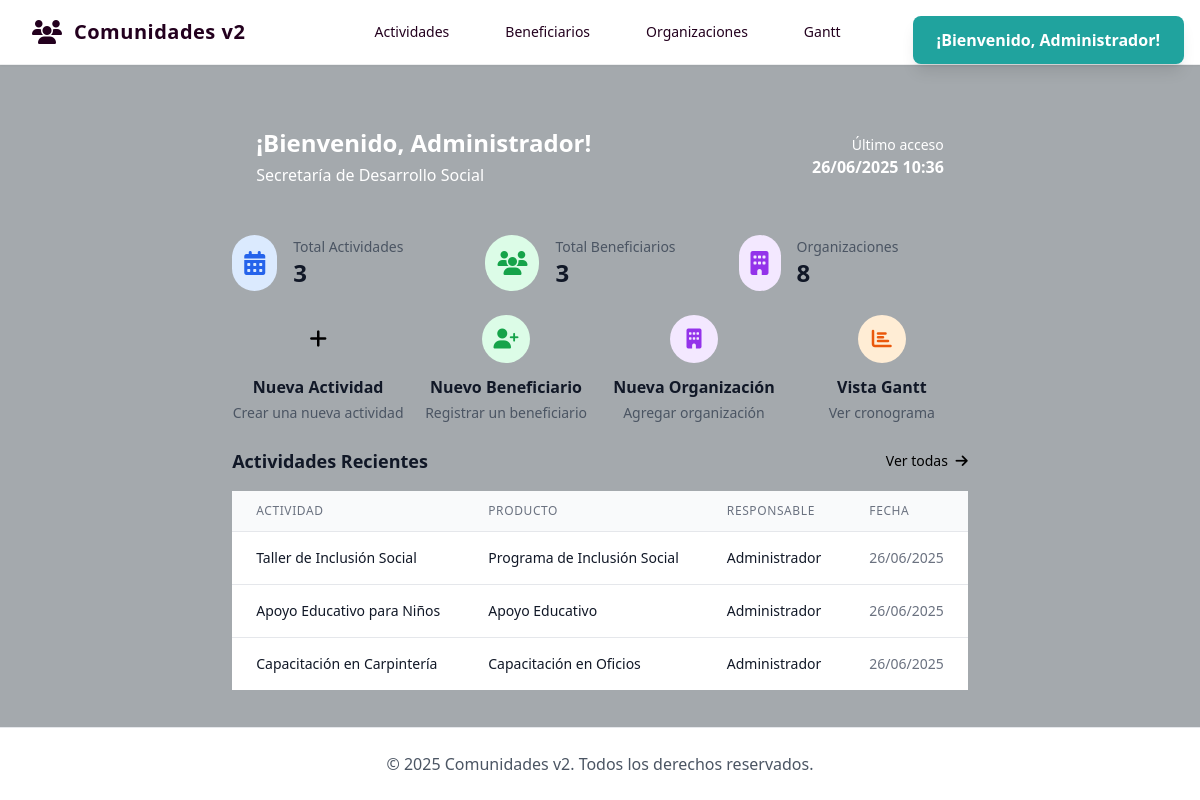
/ (signed in), run on the app's committed database.
### tables this page shows
CREATE TABLE usuarios (
    id INT AUTO_INCREMENT PRIMARY KEY,
    organizacion_id INT NULL,
    nombre VARCHAR(100) NOT NULL,
    email VARCHAR(100) NOT NULL UNIQUE,
    password VARCHAR(255) NOT NULL,
    apellido_paterno VARCHAR(100),
    apellido_materno VARCHAR(100),
    puesto VARCHAR(150),
    telefono VARCHAR(20),
    foto_perfil VARCHAR(255),
    activo BOOLEAN DEFAULT true,
    created_at TIMESTAMP DEFAULT CURRENT_TIMESTAMP,
    updated_at TIMESTAMP DEFAULT CURRENT_TIMESTAMP ON UPDATE CURRENT_TIMESTAMP,
    FOREIGN KEY (organizacion_id) REFERENCES organizaciones (id) ON DELETE SET NULL
);

CREATE TABLE organizaciones (
    id INT AUTO_INCREMENT PRIMARY KEY,
    nombre VARCHAR(255) NOT NULL UNIQUE,
    created_at TIMESTAMP DEFAULT CURRENT_TIMESTAMP,
    updated_at TIMESTAMP DEFAULT CURRENT_TIMESTAMP ON UPDATE CURRENT_TIMESTAMP
);

CREATE TABLE actividades (
    id INT AUTO_INCREMENT PRIMARY KEY,
    producto_id INT NOT NULL,
    nombre VARCHAR(255) NOT NULL,
    descripcion TEXT,
    tipo_actividad_id INT,
    tipo_poblacion_id INT,
    estado_actividad_id INT,
    fecha_inicio DATETIME,
    fecha_fin DATETIME,
    lugar VARCHAR(255),
    responsable_id INT,
    responsable_registro_id INT,
    modalidad VARCHAR(50),
    estatus VARCHAR(50) DEFAULT 'Programada',
    meta TEXT,
    indicador TEXT,
    poligono_id INT,
    grupo VARCHAR(100),
    cantidad_sesiones INT,
    calle VARCHAR(255),
    numero_casa VARCHAR(50),
    colonia VARCHAR(255),
    entre_calles VARCHAR(255),
    google_maps TEXT,
    latitud DECIMAL(10, 7),
    longitud DECIMAL(10, 7),
    observaciones TEXT,
    created_at TIMESTAMP DEFAULT CURRENT_TIMESTAMP,
    updated_at TIMESTAMP DEFAULT CURRENT_TIMESTAMP ON UPDATE CURRENT_TIMESTAMP,
    FOREIGN KEY (producto_id) REFERENCES productos (id) ON DELETE CASCADE,
    FOREIGN KEY (responsable_id) REFERENCES usuarios (id) ON DELETE SET NULL,
    FOREIGN KEY (responsable_registro_id) REFERENCES usuarios (id) ON DELETE SET NULL,
    FOREIGN KEY (poligono_id) REFERENCES poligonos (id),
    FOREIGN KEY (tipo_actividad_id) REFERENCES tipos_actividad (id),
    FOREIGN KEY (tipo_poblacion_id) REFERENCES tipos_poblacion (id),
    FOREIGN KEY (estado_actividad_id) REFERENCES estados_actividad (id)
);

CREATE TABLE productos (
    id INT AUTO_INCREMENT PRIMARY KEY,
    componente_id INT NOT NULL,
    tipo_producto VARCHAR(100),
    nombre VARCHAR(255) NOT NULL,
    descripcion TEXT,
    created_at TIMESTAMP DEFAULT CURRENT_TIMESTAMP,
    updated_at TIMESTAMP DEFAULT CURRENT_TIMESTAMP ON UPDATE CURRENT_TIMESTAMP,
    FOREIGN KEY (componente_id) REFERENCES componentes (id) ON DELETE CASCADE
);

### includes/config.php (called while the page is built, shortened)
<?php
function getDBConnection()
{
    try {
        $dsn = "mysql:host=" . DB_HOST . ";dbname=" . DB_NAME . ";charset=" . DB_CHARSET;
        $pdo = new PDO($dsn, DB_USER, DB_PASS);
        $pdo->setAttribute(PDO::ATTR_ERRMODE, PDO::ERRMODE_EXCEPTION);
        $pdo->setAttribute(PDO::ATTR_DEFAULT_FETCH_MODE, PDO::FETCH_ASSOC);
        return $pdo;
    } catch (PDOException $e) {
        die("Error de conexión: " . $e->getMessage());
    }
}
function isAuthenticated()
{
    return isset($_SESSION['user_id']) && !empty($_SESSION['user_id']);
}
function getCurrentUser()
{
    try {
        $pdo = getDBConnection();
        $stmt = $pdo->prepare("
            SELECT u.*, o.nombre as organizacion_nombre
            FROM usuarios u
            LEFT JOIN organizaciones o ON u.organizacion_id = o.id
            WHERE u.id = ? AND u.activo = 1
        ");
        $stmt->execute([$_SESSION['user_id']]);
        return $stmt->fetch();
    } catch (PDOException $e) {
        return null;
    }
}
function getFlashMessage()
{
    if (isset($_SESSION['flash_message'])) {
        $message = $_SESSION['flash_message'];
        return $message;
    }
    return null;
}

### index.php (the view, shortened to what this page needs)
<?php
require_once 'includes/header.php';
$user = getCurrentUser();
try {
    $pdo = getDBConnection();
    $stmt = $pdo->query("SELECT COUNT(*) as total FROM actividades");
    $total_actividades = $stmt->fetch()['total'];
    $stmt = $pdo->query("SELECT COUNT(*) as total FROM beneficiarios");
    $total_beneficiarios = $stmt->fetch()['total'];
    $stmt = $pdo->query("SELECT COUNT(*) as total FROM organizaciones");
    $total_organizaciones = $stmt->fetch()['total'];
    $stmt = $pdo->query("
        SELECT a.*, p.nombre as producto_nombre, u.nombre as responsable_nombre
        FROM actividades a
        LEFT JOIN productos p ON a.producto_id = p.id
        LEFT JOIN usuarios u ON a.responsable_id = u.id
        ORDER BY a.created_at DESC
        LIMIT 5
    ");
    $actividades_recientes = $stmt->fetchAll();
} catch (PDOException $e) {
    $total_actividades = 0;
    $total_beneficiarios = 0;
    $total_organizaciones = 0;
    $actividades_recientes = [];
}
?>
<div class="space-y-6">
    <div class="bg-gradient-to-r from-primary-600 to-primary-700 rounded-lg p-6 text-white">
        <div class="flex items-center justify-between">
            <div>
                <h1 class="text-2xl font-bold">¡Bienvenido, <?php echo htmlspecialchars($user['nombre']); ?>!</h1>
                <p class="text-primary-100 mt-1">
                    <?php echo htmlspecialchars($user['organizacion_nombre'] ?? 'Sin organización asignada'); ?>
                </p>
            </div>
            <div class="text-right">
                <p class="text-sm text-primary-100">Último acceso</p>
                <p class="font-semibold"><?php echo date('d/m/Y H:i'); ?></p>
            </div>
        </div>
    </div>
    <div class="grid grid-cols-1 md:grid-cols-3 gap-6">
        <div class="card">
            <div class="flex items-center">
                <div class="p-3 rounded-full bg-blue-100 text-blue-600">
                    <i class="fas fa-calendar-alt text-2xl"></i>
                </div>
                <div class="ml-4">
                    <p class="text-sm font-medium text-gray-600">Total Actividades</p>
                    <p class="text-2xl font-semibold text-gray-900"><?php echo number_format($total_actividades); ?></p>
                </div>
            </div>
        </div>
        <div class="card">
            <div class="flex items-center">
                <div class="p-3 rounded-full bg-green-100 text-green-600">
                    <i class="fas fa-users text-2xl"></i>
                </div>
                <div class="ml-4">
                    <p class="text-sm font-medium text-gray-600">Total Beneficiarios</p>
                    <p class="text-2xl font-semibold text-gray-900"><?php echo number_format($total_beneficiarios); ?></p>
                </div>
            </div>
        </div>
        <div class="card">
            <div class="flex items-center">
                <div class="p-3 rounded-full bg-purple-100 text-purple-600">
                    <i class="fas fa-building text-2xl"></i>
                </div>
                <div class="ml-4">
                    <p class="text-sm font-medium text-gray-600">Organizaciones</p>
                    <p class="text-2xl font-semibold text-gray-900"><?php echo number_format($total_organizaciones); ?></p>
                </div>
            </div>
        </div>
    </div>
    <div class="grid grid-cols-1 md:grid-cols-2 lg:grid-cols-4 gap-4">
        <a href="/actividades/create.php" class="card hover:shadow-lg transition-shadow duration-200">
            <div class="text-center">
                <div class="mx-auto w-12 h-12 bg-primary-100 rounded-full flex items-center justify-center mb-3">
                    <i class="fas fa-plus text-primary-600 text-xl"></i>
                </div>
                <h3 class="font-semibold text-gray-900">Nueva Actividad</h3>
                <p class="text-sm text-gray-600 mt-1">Crear una nueva actividad</p>
            </div>
        </a>
        <a href="/beneficiarios/create.php" class="card hover:shadow-lg transition-shadow duration-200">
            <div class="text-center">
                <div class="mx-auto w-12 h-12 bg-green-100 rounded-full flex items-center justify-center mb-3">
                    <i class="fas fa-user-plus text-green-600 text-xl"></i>
                </div>
                <h3 class="font-semibold text-gray-900">Nuevo Beneficiario</h3>
                <p class="text-sm text-gray-600 mt-1">Registrar un beneficiario</p>
            </div>
        </a>
        <a href="/organizaciones/create.php" class="card hover:shadow-lg transition-shadow duration-200">
            <div class="text-center">
                <div class="mx-auto w-12 h-12 bg-purple-100 rounded-full flex items-center justify-center mb-3">
                    <i class="fas fa-building text-purple-600 text-xl"></i>
                </div>
                <h3 class="font-semibold text-gray-900">Nueva Organización</h3>
                <p class="text-sm text-gray-600 mt-1">Agregar organización</p>
            </div>
        </a>
        <a href="/gantt.php" class="card hover:shadow-lg transition-shadow duration-200">
            <div class="text-center">
                <div class="mx-auto w-12 h-12 bg-orange-100 rounded-full flex items-center justify-center mb-3">
                    <i class="fas fa-chart-bar text-orange-600 text-xl"></i>
                </div>
                <h3 class="font-semibold text-gray-900">Vista Gantt</h3>
                <p class="text-sm text-gray-600 mt-1">Ver cronograma</p>
            </div>
        </a>
    </div>
    <div class="card">
        <div class="flex items-center justify-between mb-4">
            <h2 class="text-lg font-semibold text-gray-900">Actividades Recientes</h2>
            <a href="/actividades/" class="text-sm text-primary-600 hover:text-primary-500">
                Ver todas <i class="fas fa-arrow-right ml-1"></i>
            </a>
        </div>
        <?php if (empty($actividades_recientes)): ?>
            <div class="text-center py-8">
                <i class="fas fa-calendar-times text-gray-400 text-4xl mb-3"></i>
                <p class="text-gray-500">No hay actividades registradas</p>
            </div>
        <?php else: ?>
            <div class="overflow-x-auto">
                <table class="min-w-full divide-y divide-gray-200">
                    <thead class="bg-gray-50">
                        <tr>
                            <th class="px-6 py-3 text-left text-xs font-medium text-gray-500 uppercase tracking-wider">
                                Actividad
                            </th>
                            <th class="px-6 py-3 text-left text-xs font-medium text-gray-500 uppercase tracking-wider">
                                Producto
                            </th>
                            <th class="px-6 py-3 text-left text-xs font-medium text-gray-500 uppercase tracking-wider">
                                Responsable
                            </th>
                            <th class="px-6 py-3 text-left text-xs font-medium text-gray-500 uppercase tracking-wider">
                                Fecha
                            </th>
                        </tr>
                    </thead>
                    <tbody class="bg-white divide-y divide-gray-200">
                        <?php foreach ($actividades_recientes as $actividad): ?>
                            <tr class="hover:bg-gray-50">
                                <td class="px-6 py-4 whitespace-nowrap">
                                    <div class="text-sm font-medium text-gray-900">
                                        <?php echo htmlspecialchars($actividad['nombre']); ?>
                                    </div>
                                </td>
                                <td class="px-6 py-4 whitespace-nowrap">
                                    <div class="text-sm text-gray-900">
                                        <?php echo htmlspecialchars($actividad['producto_nombre'] ?? 'N/A'); ?>
                                    </div>
                                </td>
                                <td class="px-6 py-4 whitespace-nowrap">
                                    <div class="text-sm text-gray-900">
                                        <?php echo htmlspecialchars($actividad['responsable_nombre'] ?? 'N/A'); ?>
                                    </div>
                                </td>
                                <td class="px-6 py-4 whitespace-nowrap text-sm text-gray-500">
                                    <?php echo date('d/m/Y', strtotime($actividad['created_at'])); ?>
                                </td>
                            </tr>
                        <?php endforeach; ?>
                    </tbody>
                </table>
            </div>
        <?php endif; ?>
    </div>
</div>
<?php require_once 'includes/footer.php'; ?>

### includes/header.php (shortened to what this page needs)
<?php require_once 'config.php'; ?>
<!DOCTYPE html>
<html lang="es">
<head>
    <script src="https://cdn.tailwindcss.com"></script>
    <link rel="stylesheet" href="https://cdnjs.cloudflare.com/ajax/libs/font-awesome/6.4.0/css/all.min.css">
</head>
<body class="bg-base min-h-screen flex flex-col">
    <?php
    $flash = getFlashMessage();
    if ($flash):
    ?>
        <div class="fixed top-4 right-4 z-50">
            <div class="<?php echo $flash['type'] === 'success' ? 'bg-secondary' : 'bg-error'; ?> text-white px-6 py-3 rounded-lg shadow-lg font-semibold">
                <?php echo htmlspecialchars($flash['message']); ?>
            </div>
        </div>
    <?php endif; ?>
    <header class="bg-white shadow-sm border-b border-cadet/20">
        <div class="max-w-7xl mx-auto px-4 sm:px-6 lg:px-8">
            <div class="flex justify-between items-center h-16">
                <div class="flex items-center">
                    <a href="/" class="flex items-center space-x-3">
                        <i class="fas fa-users text-primary text-2xl"></i>
                        <span class="text-xl font-bold text-primary tracking-wide"><?php echo APP_NAME; ?></span>
                    </a>
                </div>
                <?php if (isAuthenticated()): ?>
                    <nav class="hidden md:flex space-x-8">
                        <a href="/actividades/" class="text-primary hover:text-secondary px-3 py-2 rounded-md text-sm font-medium">Actividades</a>
                        <a href="/beneficiarios/" class="text-primary hover:text-secondary px-3 py-2 rounded-md text-sm font-medium">Beneficiarios</a>
                        <a href="/organizaciones/" class="text-primary hover:text-secondary px-3 py-2 rounded-md text-sm font-medium">Organizaciones</a>
                        <a href="/gantt.php" class="text-primary hover:text-secondary px-3 py-2 rounded-md text-sm font-medium">Gantt</a>
                    </nav>
                    <div class="flex items-center space-x-4">
                        <div class="relative">
                            <button class="flex items-center space-x-2 text-primary hover:text-secondary">
                                <span class="text-sm font-medium">
                                </span>
                            </button>
                        </div>
                    </div>
                <?php endif; ?>
            </div>
        </div>
    </header>
    <main class="flex-1 max-w-7xl mx-auto px-4 sm:px-6 lg:px-8 py-8 flex flex-col justify-center">
</body>
</html>

### includes/footer.php (shortened to what this page needs)
<footer class="bg-white border-t mt-auto">
    <div class="max-w-7xl mx-auto px-4 sm:px-6 lg:px-8 py-6">
        <div class="text-center text-gray-600">
            <p>&copy; <?php echo date('Y'); ?> <?php echo APP_NAME; ?>. Todos los derechos reservados.</p>
        </div>
    </div>
</footer>
</body>
</html>

### includes/header.php (style rules this page uses)
.card { @apply bg-white rounded-2xl shadow-2xl p-8 border border-cadet/40; }

### data on the page
usuarios: nombre "Administrador", organizacion.nombre "Secretaría de Desarrollo Social"
actividades: nombre "Taller de Inclusión Social", producto.nombre "Programa de Inclusión Social", responsable.nombre "Administrador", created_at "26/06/2025"
actividades: nombre "Apoyo Educativo para Niños", producto.nombre "Apoyo Educativo", responsable.nombre "Administrador", created_at "26/06/2025"
actividades: nombre "Capacitación en Carpintería", producto.nombre "Capacitación en Oficios", responsable.nombre "Administrador", created_at "26/06/2025"

### other printed values
$flash['message'] "¡Bienvenido, Administrador!"
APP_NAME "Comunidades v2"
$total_actividades "3"
$total_beneficiarios "3"
$total_organizaciones "8"
